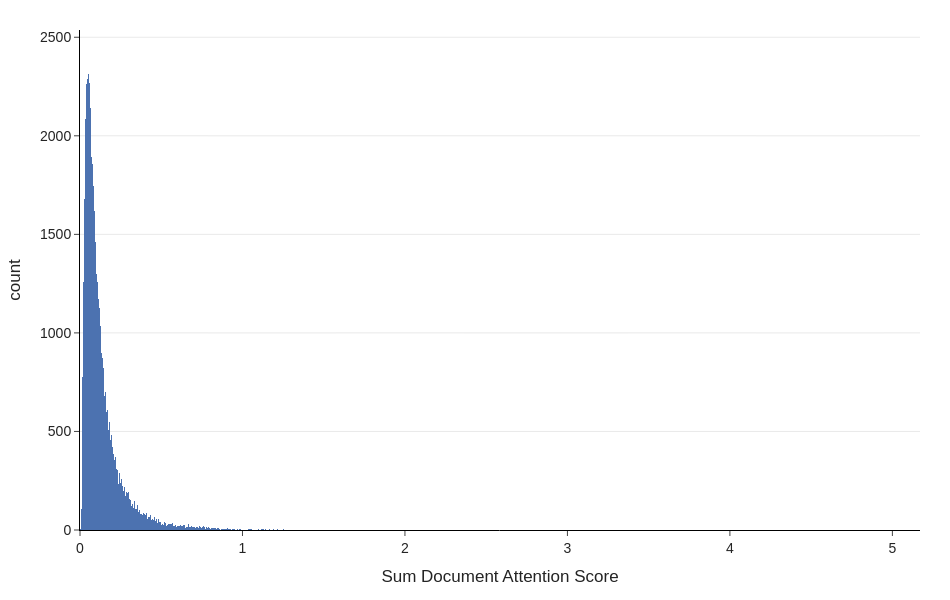

This figure's notebook cell:
### Code cell
fig = px.histogram(
    data_frame=entities_df,
    x='sum_Score'
)

fig = style_paper_plot(fig)
fig.update_layout(xaxis_title="Sum Document Attention Score")

fig.show()

### Figure 1 — Plotly figure (JSON) as saved in the notebook; plotly's stock layout.template omitted (floating-point values rounded to 4 significant figures; data arrays with more than 128 entries replaced by an {"elided": "..."} marker saying what was removed)
{"data": [{"bingroup": "x", "hovertemplate": "sum_Score=%{x}<br>count=%{y}<extra></extra>", "legendgroup": "", "marker": {"color": "rgb(76,114,176)", "pattern": {"shape": ""}}, "name": "", "orientation": "v", "showlegend": false, "type": "histogram", "x": {"elided": "58198 float values"}, "xaxis": "x", "yaxis": "y"}], "layout": {"barmode": "relative", "font": {"family": "Arial", "size": 14}, "height": 600, "legend": {"tracegroupgap": 0}, "margin": {"b": 70, "l": 80, "r": 30, "t": 30}, "paper_bgcolor": "white", "plot_bgcolor": "white", "width": 950, "xaxis": {"anchor": "y", "domain": [0, 1], "linecolor": "black", "linewidth": 1, "showgrid": false, "showline": true, "ticks": "outside", "title": {"text": "Sum Document Attention Score"}, "zeroline": false}, "yaxis": {"anchor": "x", "domain": [0, 1], "gridcolor": "lightgray", "gridwidth": 0.5, "linecolor": "black", "linewidth": 1, "showgrid": true, "showline": true, "ticks": "outside", "title": {"text": "count"}, "zeroline": false}}}
